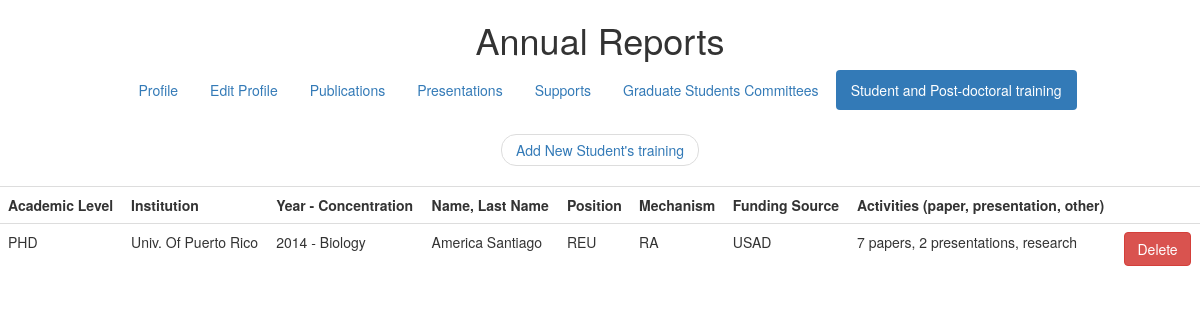
The page /training.php (signed in) on the database its author committed.
### tables this page shows
CREATE TABLE `training` (
  `academic` varchar(140) DEFAULT NULL,
  `institution` varchar(140) DEFAULT NULL,
  `year` varchar(140) DEFAULT NULL,
  `name` varchar(140) DEFAULT NULL,
  `position` varchar(140) DEFAULT NULL,
  `mechanism` varchar(140) DEFAULT NULL,
  `funding` varchar(140) DEFAULT NULL,
  `activities` varchar(140) DEFAULT NULL,
  `training_id` int(9) NOT NULL AUTO_INCREMENT,
  `UserNameID` int(9) DEFAULT NULL,
  PRIMARY KEY (`training_id`)
);

### training.php (the view, shortened to what this page needs)
<?php
$servername = "localhost";
$username = "cdejesus";
$password = "chrisoname@gmail.com";
$dbname = "informes";
$con = new mysqli($servername, $username, $password, $dbname);
?>
<!DOCTYPE html>
<html lang="en">
  <head>
    <link href="css/bootstrap.min.css" rel="stylesheet">
        <link rel="stylesheet" type="text/css" href="css/custom.css">
  </head>
<?php
function AllPres($con){
                $sql_temp = "Select * from training where UserNameID = %u;";
		$query = sprintf($sql_temp, $_SESSION['UserNameID']);
                $result = $con->query($query);
		echo "<table class='table'> ";
		echo "<th> Academic Level </th>";
		echo "<th> Institution </th>";
		echo "<th> Year - Concentration </th>";
		echo "<th> Name, Last Name </th>";
		echo "<th> Position </th>";
		echo "<th> Mechanism </th>";
	  echo "<th> Funding Source</th>";
    echo "<th> Activities (paper, presentation, other)</th>";
    echo "<th>  </th>";
		while($row = $result->fetch_assoc()) {
  			echo "<tr>";
			echo "<td>".$row["academic"]."</td>" ;
			echo "<td>".$row["institution"]."</td>" ;
			echo "<td>".$row["year"]."</td>" ;
			echo "<td>".$row["name"]."</td>" ;
      echo "<td>".$row["position"]."</td>" ;
			echo "<td>".$row["mechanism"]."</td>" ;
			echo "<td>".$row["funding"]."</td>" ;
  		echo "<td>".$row["activities"]."</td>" ;
              echo "<td><form> <input type='number' name='training_id' value='".$row["training_id"]."' hidden><button type='submit' class='btn btn-danger' formmethod='post' formaction='conecDelTraining.php' name='submit' value='submit'>Delete</button></form></td>";
			echo "</tr>" ;
        		}
		echo "</table>";
                }
?>
</body>
  <body>
<center>
   <h1>Annual Reports</h1>
<div class="row">
  <div class="span12 centered-pills">
     <ul class="nav nav-pills">
        <li role="presentation"><a href="profile.php">Profile</a></li>
        <li role="presentation"><a href="editprofile.php">Edit Profile</a></li>
	<li role="presentation" ><a href="publicaciones.php">Publications</a></li>
	<li role="presentation" ><a href="presentaciones.php">Presentations</a></li>
	<li role="presentation" ><a href="support.php">Supports</a></li>
	<li role="presentation"><a href="grad.php">Graduate Students Committees</a></li>
	<li role="presentation"class="active"><a href="training.php">Student and Post-doctoral training</a></li>
         </ul>
</div>
</div>
<nav>
  <ul class="pager">
    <li><a href="conecNewTraining.php">Add New Student's training</a></li>
  </ul>
</nav>
<?php
AllPres($con);
?>
  </body>
</html>

### css/custom.css (style rules this page uses)
.centered-pills { text-align:center; }
.centered-pills ul.nav-pills { display:inline-block; }
.centered-pills li { display:inline; }
.centered-pills a { float:left; }

### rows shown on the page
training: academic "PHD", institution "Univ. Of Puerto Rico", year "2014 - Biology", name "America Santiago", position "REU", mechanism "RA", funding "USAD", activities "7 papers, 2 presentations, research"
